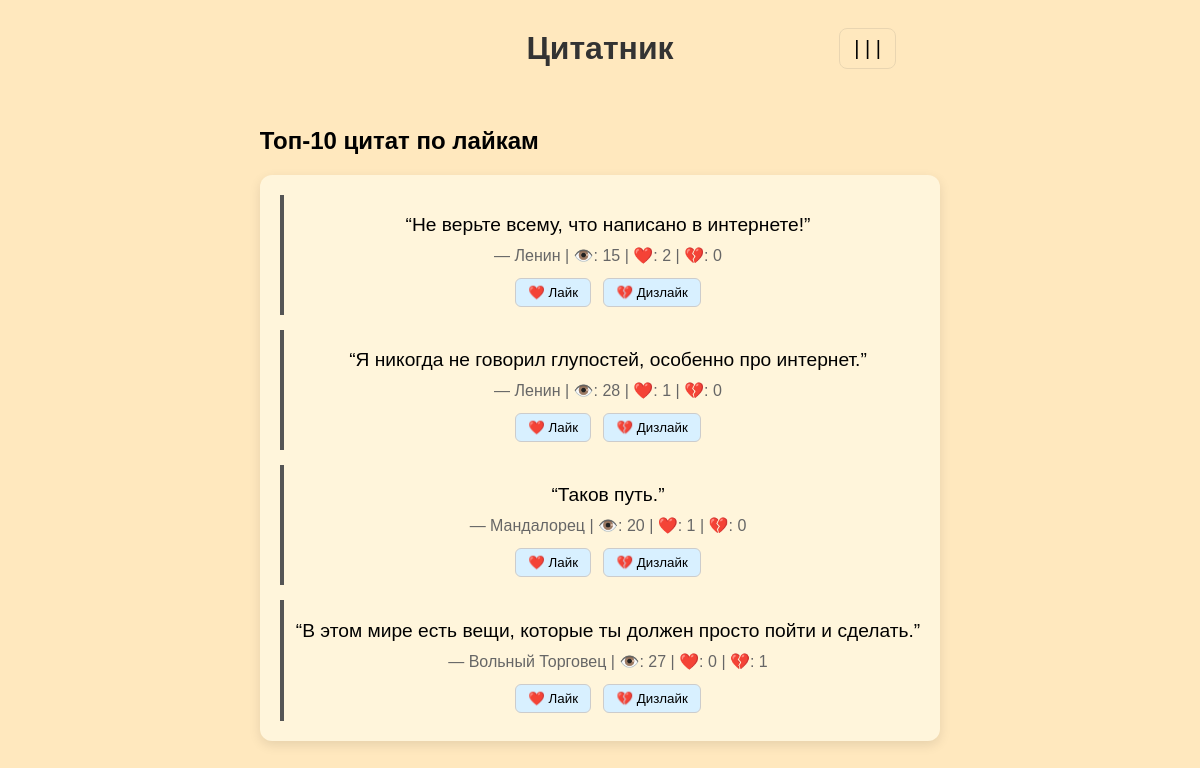
/top10/ (signed in), run on the app's committed database.
### quotes/models.py (models this page shows, shortened)
class Quote(models.Model):
    source = models.ForeignKey(Source, on_delete=models.CASCADE, related_name='quotes')
    text = models.TextField(unique=True)
    weight = models.PositiveIntegerField(
        default=1,
        validators=[MinValueValidator(1), MaxValueValidator(5)]
    )
    views = models.PositiveIntegerField(default=0)
    likes = models.IntegerField(default=0)
    dislikes = models.IntegerField(default=0)
    created_at = models.DateTimeField(auto_now_add=True)
    class Meta:
        ordering = ['-likes', '-views']

class Source(models.Model):
    SOURCE_TYPES = [
        ('book', 'Книга'),
        ('movie', 'Фильм'),
        ('series', 'Сериал'),
        ('other', 'Другое'),
    ]
    name = models.CharField(max_length=200, unique=True)
    type = models.CharField(max_length=20, choices=SOURCE_TYPES, default='other')

### quotes/views.py (the view)
# urls.py: path('top10/', views.top10, name='top10'),
def top10(request):
    top = Quote.objects.order_by('-likes', '-views')[:10]
    return render(request, 'quotes/top10.html', {'top': top})

### quotes/templates/quotes/top10.html (shortened to what this page needs)
{% extends 'quotes/base.html' %}
{% block content %}
    <h2>Топ-10 цитат по лайкам</h2>
    <div id="topQuotes" class="quote-container">
        {% for q in top %}
        <article class="quote">
            <p class="text">“{{ q.text }}”</p>
                <p class="meta">— {{ q.source.name }} | 👁️: {{ q.views }} |
                    ❤️: <span id="likes-{{ q.pk }}">{{ q.likes }}</span> |
                    💔: <span id="dislikes-{{ q.pk }}">{{ q.dislikes }}</span>
                </p>
                {% if user.is_authenticated %}
                    <form class="vote-form" data-quote-id="{{ q.pk }}" method="post" action="{% url 'quotes:vote_quote' q.pk %}">
                        <button type="button" data-action="like">❤️ Лайк</button>
                        <button type="button" data-action="dislike">💔 Дизлайк</button>
                    </form>
                {% else %}
                    <p>Пожалуйста, <a href="{% url 'login' %}">войдите</a>, чтобы поставить лайк или дизлайк.</p>
                {% endif %}
        </article>
        {% empty %}
            <p>Пока нет цитат.</p>
        {% endfor %}
    </div>
{% endblock %}

### quotes/static/quotes/styles.css (style rules this page uses)
body { margin: 0; min-height: 100vh; display: flex; flex-direction: column; align-items: center; background: #ffe8be; font-family: Arial, sans-serif; }
.quote-container { display: flex; flex-direction: column; gap: 15px; text-align: center; max-width: 1000px; padding: 20px; background: rgb(255, 245, 219); border-radius: 12px; box-shadow: 0 4px 12px rgba(0,0,0,0.1); }
.quote { border-left: 4px solid #555; padding-left: 12px; opacity: 0; transform: translateY(10px); transition: all 0.5s ease; }
.quote.show { opacity: 1; transform: translateY(0); }
.text { font-size: 1.2rem; margin-bottom: 10px; }
.meta { color: #666; margin: 5px 0; }
button { margin: 8px 4px; padding: 6px 12px; border-radius: 6px; border: 1px solid #ccc; background: #d8f0ff; cursor: pointer; transition: background 0.2s; }

### quotes/templates/quotes/top10.html (style rules this page uses)
.quote-container { display: flex; flex-direction: column; gap: 15px; }
.quote { opacity: 0; transform: translateY(10px); transition: all 0.5s ease; }
.quote.show { opacity: 1; transform: translateY(0); }

### data on the page
Quote: text "Не верьте всему, что написано в интернете!", source.name "Ленин", views "15", likes "2", dislikes "0"
Quote: text "Я никогда не говорил глупостей, особенно про интернет.", source.name "Ленин", views "28", likes "1", dislikes "0"
Quote: text "Таков путь.", source.name "Мандалорец", views "20", likes "1", dislikes "0"
Quote: text "В этом мире есть вещи, которые ты должен просто пойти и сделать.", source.name "Вольный Торговец", views "27", likes "0", dislikes "1"
